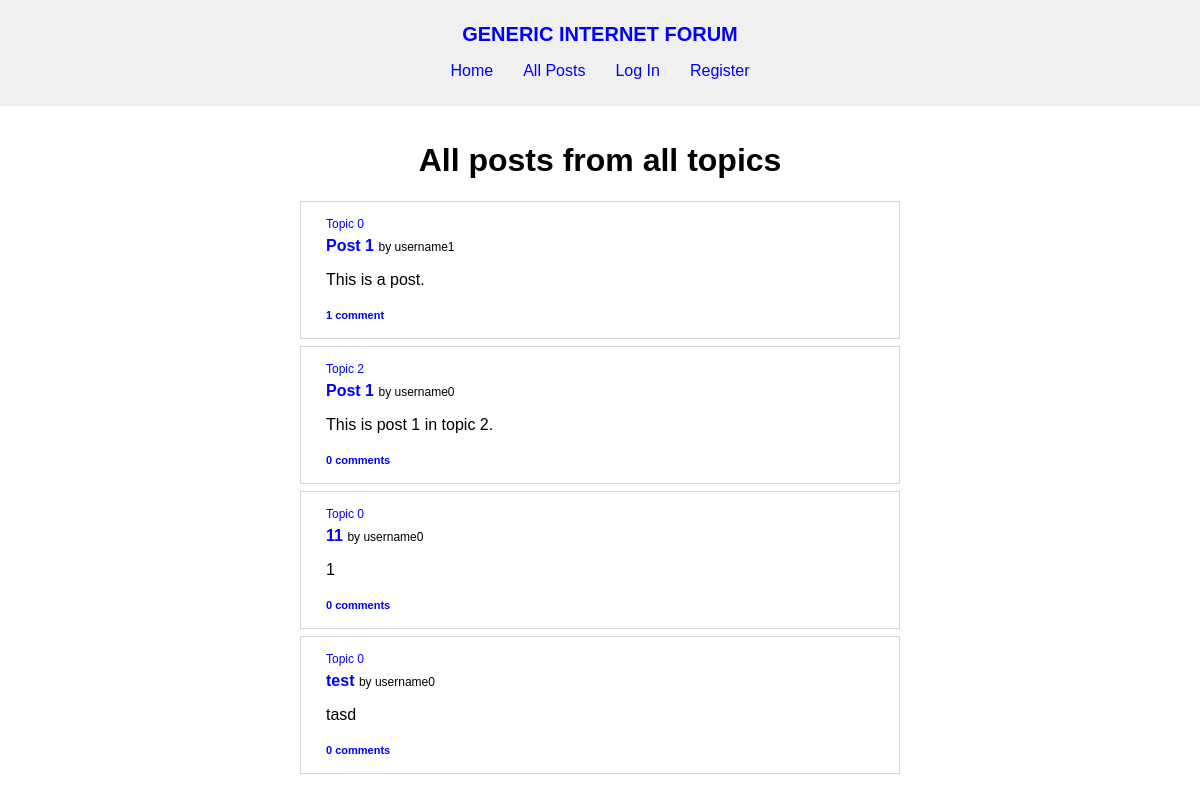
Page /all-posts on the committed database.
### forum/models.py (models this page shows, shortened)
class Topic(models.Model):
    creator = models.ForeignKey(
        User, on_delete=models.CASCADE, related_name="topics")
    name = models.TextField(max_length=120, unique=True)
    description = models.TextField(max_length=1000)
    timestamp = models.DateTimeField(auto_now_add=True)

class Post(models.Model):
    topic = models.ForeignKey(
        Topic, on_delete=models.CASCADE, related_name="posts")
    author = models.ForeignKey(
        User, on_delete=models.CASCADE, related_name="posts")
    title = models.TextField(max_length=120)
    content = models.TextField(max_length=5000)
    timestamp = models.DateTimeField(auto_now_add=True)

class User(AbstractUser):
    pass

### forum/views.py (the view)
# urls.py: path("all-posts", views.all_posts, name="all_posts"),
def all_posts(request):
    all_posts = Post.objects.all()
    posts = parse_posts(all_posts, request.user)
    return render(request, "forum/all-posts.html", {
        "posts": posts
    })

### forum/util.py (called while the page is built)
def parse_posts(all_posts, user):
    posts = []
    for post in all_posts:
        liked = False
        posts.append({
            "id": post.id,
            "topic": post.topic,
            "author": post.author,
            "title": post.title,
            "content": post.content,
            "timestamp": post.timestamp,
            "comments": post.comments.all(),
            "comment_number": len(post.comments.all())
        })
    return posts

### forum/templates/forum/all-posts.html
{% extends "forum/layout.html" %}
{% load static %}
{% block css %}
    <link href="{% static 'forum/posts.css' %}" rel="stylesheet">
{% endblock %}
{% block body %}
    {% if posts %}
        <div id="topics">
            <h1>All posts from all topics</h1>
            <ul>
                {% for post in posts %}
                    <li class="post">
                        <a class="topic-name" href="{% url 'topic' post.topic.name %}">{{ post.topic.name }}</a>
                        <a class="post-title" href="{% url 'post' post.id %}">{{ post.title }}</a> <span class="post-by">by <a class="username" href="{% url 'profile' post.author.username %}">{{ post.author.username }}</a></span>
                        <p>{{ post.content }}</p>
                        <a class="comment-number" href="{% url 'post' post.id %}">{{ post.comment_number }} comment{% if post.comment_number != 1 %}s{% endif %}</a>
                    </li>
                {% endfor %}
            </ul>
        </div>
    {% else %}
        <p><b>No posts</b> yet.</p>
    {% endif %}
{% endblock %}

### forum/static/forum/layout.css (style rules this page uses)
body { margin: 0; font-family: sans-serif; }
h1, h2 { text-align: center; }
ul { list-style: none; padding: 0; }
a { text-decoration: none; color: blue; }

### forum/static/forum/posts.css (style rules this page uses)
.post { text-align: start; border: 1px solid lightgray; padding: 15px 25px; max-width: 550px; margin: 7px auto; }
.topic-name { display: block; font-size: 12px; text-decoration: none; padding-bottom: 6px; }
.post-title { font-weight: bold; }
.post-by { font-size: 12px; }
.username { color: black; text-decoration: none; }
.comment-number { font-size: 11px; font-weight: bold; }

### rows in the picture
Topic: topic.name "Topic 0", title "Post 1", author.username "username1", content "This is a post.", comment_number "1", title "11", author.username "username0", content "1", comment_number "0", title "test", content "tasd"
Topic: topic.name "Topic 2", title "Post 1", author.username "username0", content "This is post 1 in topic 2.", comment_number "0"
